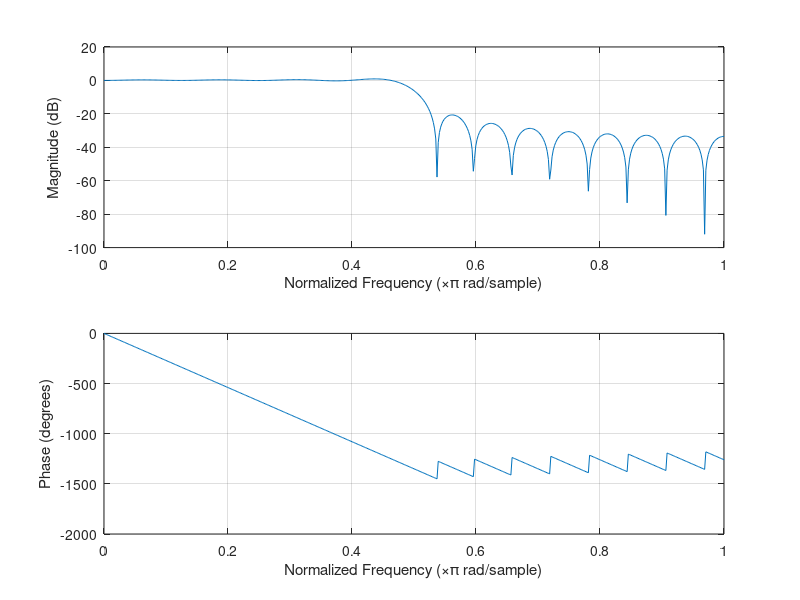

This chart was generated by the following MATLAB code:
% Coeficientes del filtro
M=31

% Frecuencias de muestreo y corte
Fs=8000
Fc=2000
wc=Fc/(Fs/2)

h = fir1(M-1, wc, rectwin(M))

freqz(h,1)
